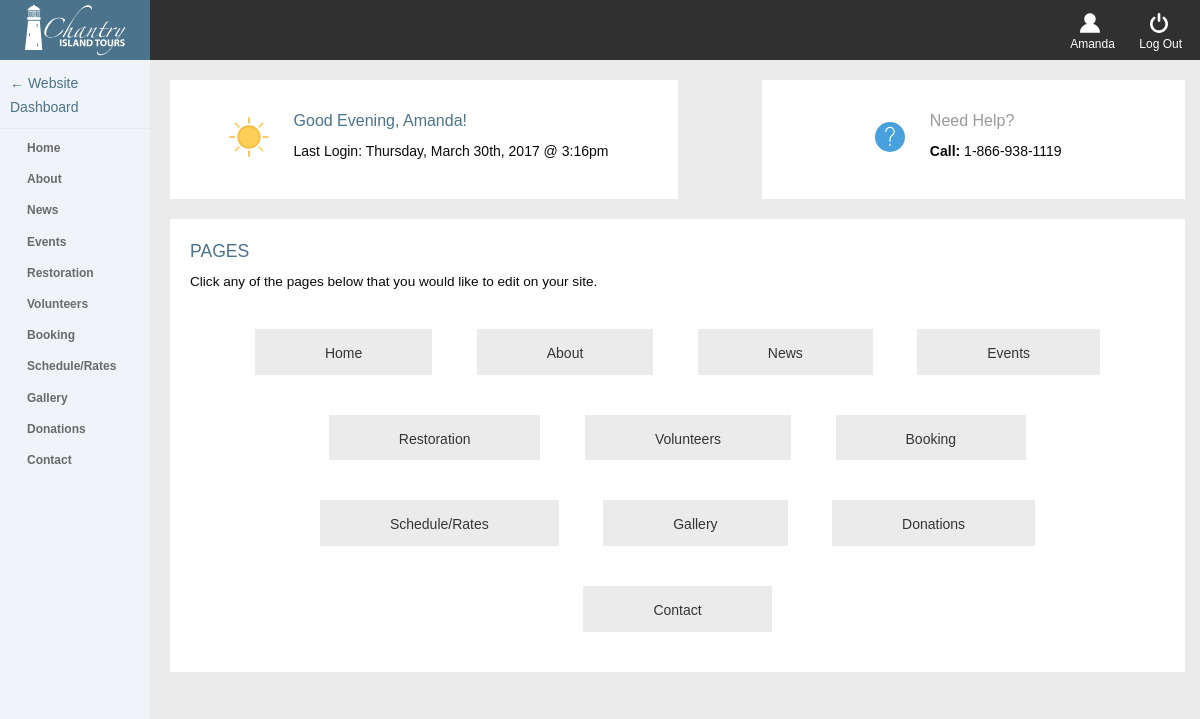
Before: /admin/admin_dashboard.php (signed in) with the older database file.
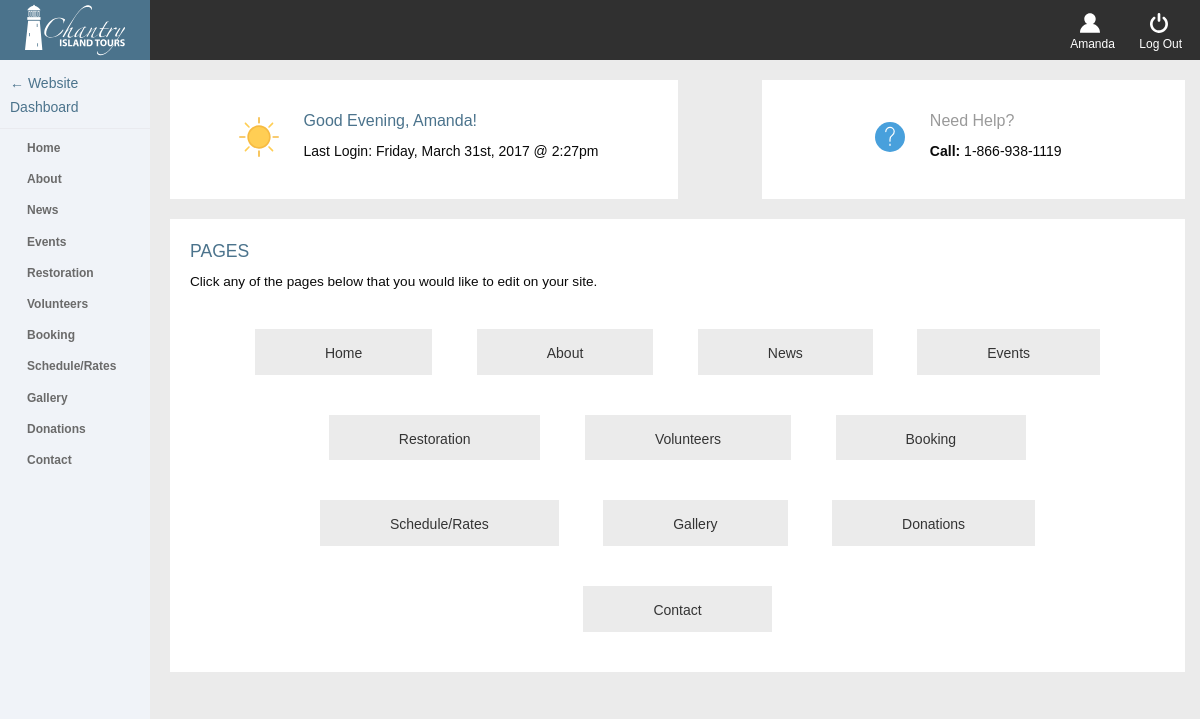
After: the same page with the newer database file.
### tables this page shows
CREATE TABLE `tbl_last_log` (
  `last_log_id` smallint(4) UNSIGNED NOT NULL,
  `last_log_date` varchar(100) NOT NULL,
  `user_id` smallint(4) NOT NULL
);

### admin/phpscripts/login.php (called while the page is built, shortened)
<?php
	function greetingTime() {
		$time = date('H');
		if($time < 12) {
			$greeting = "Good morning";
		} else if ($time > 12 && $time < 17) {
			$greeting = "Good afternoon";
		} else {
			$greeting = "Good evening";
		}
		return $greeting;
	}
?>

### admin/admin_dashboard.php (the view, shortened to what this page needs)
<?php
	require_once("phpscripts/connect.php");
  	$lastLog = "SELECT last_log_date FROM tbl_last_log, tbl_user WHERE tbl_last_log.user_id = tbl_user.user_id ORDER BY tbl_last_log.last_log_id DESC LIMIT 1, 1";
	$updateDate = mysqli_query($link, $lastLog);
	$row = mysqli_fetch_array($updateDate);
  require_once("../includes/admin_header.php");
?>
			<div class="holder">
      		<div class="small-12 medium-12 large-6 columns adminGreeting">
      			<img src="../images/sun.svg" alt="Sun Icon">
	      		<ul>
	      			<li><h3><?php echo greetingTime(); ?>, <?php echo $_SESSION['users_name']; ?>!</h3></li>
		      		<li><p>Last Login: <?php echo $row['last_log_date']; ?></p></li>
		      	</ul>
	      	</div>
      		<div class="small-12 medium-12 large-5 large-offset-1 columns adminHelp">
	      		<img src="../images/info.svg" alt="Question Mark Icon">
	      		<ul>
		      		<li><h3>Need Help?</h3></li>
		      		<li><p><b>Call: </b>1-866-938-1119</p></li>
		      	</ul>
	      	</div>
	      	<div class="small-8 medium-8 large-9 columns pagesList">
	      		<h4>Pages</h4>
	      		<p>Click any of the pages below that you would like to edit on your site.</p>
	      		<ul>
		      		<li><a href="admin_home.php">Home</a></li>
		      		<li><a href="admin_about.php">About</a></li>
		      		<li><a href="admin_news.php">News</a></li>
		      		<li><a href="admin_events.php">Events</a></li>
		      		<li><a href="admin_restoration.php">Restoration</a></li>
		      		<li><a href="admin_volunteers.php">Volunteers</a></li>
		      		<li><a href="admin_booking.php">Booking</a></li>
		      		<li><a href="admin_schedule.php">Schedule/Rates</a></li>
		      		<li><a href="admin_gallery.php">Gallery</a></li>
		      		<li><a href="admin_donations.php">Donations</a></li>
		      		<li><a href="admin_contact.php">Contact</a></li>
		      	</ul>
	      	</div>
			</div>
<?php
  require_once("../includes/admin_footer.php");
?>

### includes/admin_header.php (shortened to what this page needs)
<!doctype html>
<html class="no-js" lang="en" dir="ltr">
  <head>
    <link rel="stylesheet" href="../css/foundation.css">
    <link rel="stylesheet" href="../css/admin.css">
  </head>
  <body>
      <div class="top-bar" id="example-animated-menu" data-animate="hinge-in-from-top spin-out">
        <div class="top-bar-left">
          <ul class="dropdown menu float-right" data-dropdown-menu>
            <li><a href="../admin/admin_edituser.php"><img src="../images/user_icon.svg" alt="User"></a><a href="../admin/admin_edituser.php"><?php echo $_SESSION['users_name']; ?></a></li>
            <li><a href="../admin/phpscripts/caller.php?caller_id=logout"><img src="../images/power_icon.svg" alt="User"></a><a href="../admin/phpscripts/caller.php?caller_id=logout">Log Out</a></li>
          </ul>
        </div>
      </div>
    <div class="adminContainer">
      <div class="row">
      	<nav class="small-4 medium-4 large-3 columns float-left dashMenu">
      		<div class="logoDiv">
      			<img src="../images/new_logo.svg" id="dashLogo" alt="Logo">
      		</div>
                  <a href="../index.php" class="menuTitle">&#8592; Website</a>
                  <a href="admin_dashboard.php" class="menuTitle">Dashboard</a>
                  <div class="divider"></div>
	      	<ul class="side-nav">
	      		<li><a href="admin_home.php">Home</a></li>
	      		<li><a href="admin_about.php">About</a></li>
	      		<li><a href="admin_news.php">News</a></li>
	      		<li><a href="admin_events.php">Events</a></li>
	      		<li><a href="admin_restoration.php">Restoration</a></li>
	      		<li><a href="admin_volunteers.php">Volunteers</a></li>
	      		<li><a href="admin_booking.php">Booking</a></li>
	      		<li><a href="admin_schedule.php">Schedule/Rates</a></li>
	      		<li><a href="admin_gallery.php">Gallery</a></li>
	      		<li><a href="admin_donations.php">Donations</a></li>
	      		<li><a href="admin_contact.php">Contact</a></li>
	      	</ul>
		</nav>

### includes/admin_footer.php (shortened to what this page needs)
      </div>
    </div>
  </body>
</html>

### css/admin.css (style rules this page uses)
body { background-color: #ebebeb; }
h3 { font-family: 'MyriadPro-Bold', sans-serif; text-transform: uppercase; font-size: 1.1em; }
p { font-family: 'MyriadPro-Regular', sans-serif; text-align: justify; font-size: 0.85em; }
a { font-family: 'MyriadPro-Semibold', sans-serif; }
.adminContainer { background-color: #ebebeb; width: 100%; height: 100%; padding: 0; margin: 0; }
.adminContainer .row { margin: 0; padding: 0; min-width: 100%; background-color: #ebebeb; }
.holder { padding: 80px 15px 10px 170px; }
.top-bar { background-color: #303030; position: fixed; width: 100%; height: 60px; }
.dropdown.menu { background-color: #303030; float: right; }
.dropdown.menu li { text-align: center; padding: 0 10px 0 10px; display: inline-block; }
.dropdown.menu li img { height: 20px; }
.dropdown.menu li a { padding: 5px 0 0 0; color: #fff; font-size: 12px; }
.logoDiv { background-color: #4b738c; width: 100%; margin-bottom: 10px; }
#dashLogo { width: 100px; display: block; margin: 0 auto; height: 60px; }
a.menuTitle { padding: 10px; color: #4b738c; font-size: 14px; }
.dashMenu { background-color: #f0f3f8; float: left; height: 100vh; position: fixed; z-index: 1; padding: 0; width: 150px; }
.divider { border-bottom: 1px solid #e9eaef; padding: 5px; }
ul.side-nav { margin: 0; }
ul.side-nav li { list-style-type: none; font-size: 12px; padding: 2px 0 2px 0; color: #6a6a6a; font-weight: 600; margin: 7px 0 0 7px; }
ul.side-nav li a { color: #6a6a6a; margin-left: 20px; padding: 10px 50px 10px 0; }
.adminGreeting { background-color: #fff; margin-bottom: 20px; padding: 20px; display: inline-block; text-align: center; }
.adminGreeting ul { display: inline-block; margin: 0; }
.adminGreeting ul li { list-style-type: none; }
.adminGreeting img { width: 40px; margin: 20px; }
.adminGreeting ul li h3 { color: #4b738c; text-transform: capitalize; font-size: 16px; }
.adminGreeting ul li p { font-size: 14px; }
.adminHelp { background-color: #fff; margin-bottom: 20px; padding: 20px; display: inline-block; text-align: center; }
.adminHelp ul { display: inline-block; margin: 0; }
.adminHelp ul li { list-style-type: none; }
.adminHelp img { width: 30px; margin: 20px; }
.adminHelp ul li h3 { color: #9a9a9a; text-transform: capitalize; font-size: 16px; }
.adminHelp ul li p { font-size: 14px; }
.pagesList { background-color: #fff; margin: 0 0 20px 0; padding: 20px; display: inline-block; text-align: left; width: auto; }
.pagesList h4 { font-size: 16px; font-family: 'MyriadPro-Bold'; color: #626262; }
.pagesList ul { margin: 0; text-align: center; }
.pagesList ul li { list-style-type: none; display: inline-block; background-color: #ebebeb; margin: 20px; padding: 10px 10px 10px 10px; text-align: center; }
.pagesList ul li a { padding: 10px 15px 10px 15px; color: #343434; font-size: 14px; }
@media screen and (min-width: 29.625em) { .adminGreeting, .adminHelp { padding: 30px 30px 20px 20px; } }
@media screen and (min-width: 29.625em) { .adminGreeting img, .adminHelp img { margin: -30px 20px 0 0; } }
@media screen and (min-width: 29.625em) { .adminGreeting h3, .adminHelp h3 { text-align: left; } }
@media screen and (min-width: 40em) { .adminContainer { height: 100%; } }
@media screen and (min-width: 40em) { .adminContainer { height: 100vh; } }
@media screen and (min-width: 40em) { .top-bar-left { float: right; } }
@media screen and (min-width: 64.063em) { .pagesList ul li { margin: 20px; padding: 10px 35px 10px 35px; } }
@media screen and (min-width: 64.063em) { .pagesList ul li a { padding: 10px 35px 10px 35px; } }
.holder h4 { color: #4b738c; font-family: 'MyriadPro-Bold', sans-serif; text-transform: uppercase; font-size: 1.1em; }

Changed rows visible on the page:
no longer on this page (row unchanged): tbl_last_log: last_log_date "Thursday, March 30th, 2017 @ 3:16pm"
added tbl_last_log: last_log_date "Friday, March 31st, 2017 @ 2:27pm"
